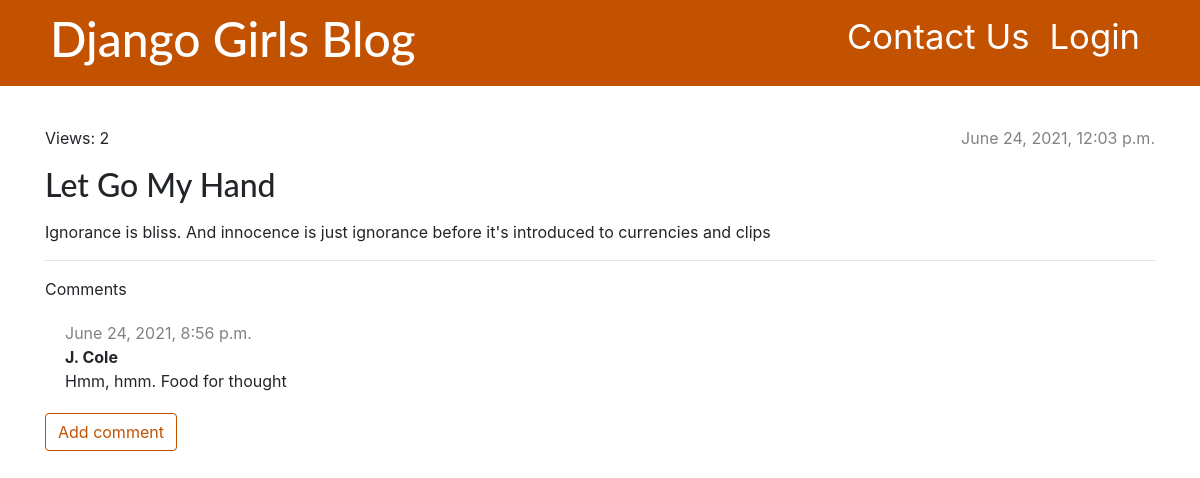
Screenshot of /post/3/ with the database file from the repository.
### blog/models.py (models this page shows, shortened)
class Post(models.Model):
	author = models.ForeignKey(settings.AUTH_USER_MODEL, on_delete = models.CASCADE)
	title = models.CharField(max_length = 100)
	text = models.TextField()
	created_date = models.DateTimeField(default = timezone.now)
	published_date = models.DateTimeField(blank = True, null = True)
	tags = models.ManyToManyField(Tag, related_name = 'posts', blank=True)
	display_img = models.ImageField(upload_to = 'displays')
	category = models.ForeignKey(Category, on_delete = models.CASCADE, related_name='posts')
	views = models.PositiveIntegerField(default=0)
	ips = models.ManyToManyField(IPAddress, related_name = 'posts', blank = True)
	def get_ip_list(self):
		return [ip.ip_address for ip in self.ips.all() ]

class Comment(models.Model):
	post = models.ForeignKey(Post, on_delete=models.CASCADE, related_name='comments')
	author = models.CharField(max_length = 100)
	text = models.TextField()
	created_date = models.DateTimeField(default = timezone.now)
	is_approved = models.BooleanField(default=False)

### blog/views.py (the view)
# urls.py: path('post/<int:pk>/', views.post_detail, name='post_detail'),
def post_detail(request, pk):
	post = get_object_or_404(Post, id=pk)
	ip_list = post.get_ip_list()
	user_ip = get_client_ip(request)
	if not user_ip in ip_list:
		post.views = F('views') + 1
		ip_address, _ = IPAddress.objects.get_or_create(ip_address = user_ip)
		post.ips.add(ip_address)
		post.save()
		post.refresh_from_db()
	return render(request, 'blog/post_detail.html', {'post':post})

### blog/utils.py (called while the page is built)
def get_client_ip(request):
    x_forwarded_for = request.META.get('HTTP_X_FORWARDED_FOR')
    if x_forwarded_for:
        ip = x_forwarded_for.split(',')[0]
    else:
        ip = request.META.get('REMOTE_ADDR')
    return ip

### templates/blog/post_detail.html (shortened to what this page needs)
{% extends 'blog/base.html' %}
{% block content %}
    <article class="post">
        {% if post.published_date %}
            <time class="date">
                {{ post.published_date }}
            </time>
            <p>Views: {{ post.views }}</p>
        {% else %}
            <a class="btn btn-default" href="{% url 'post_publish' pk=post.pk %}">Publish</a>
        {% endif %}
        <h2>{{ post.title }}</h2>
        <p>{{ post.text|safe }}</p>
        <hr>
        <p>Comments</p>
        {% for comment in post.comments.all %}
            {% if user.is_authenticated or comment.is_approved %}
            <div class="comment">
                <div class="date">{{ comment.created_date }}</div>
                <strong>{{ comment.author }}</strong>
                <p>{{ comment.text|linebreaksbr }}</p>
            </div>
            {% endif %}
        {% empty %}
            <p>No comments here yet</p>
        {% endfor %}
        <a class="btn btn-default" href="{% url 'add_comment' pk=post.pk %}">Add comment</a>
    </article>
{% endblock %}

### blog/static/blog/css/blog.css (style rules this page uses)
h1, h2, h3, h4 { font-family: 'Lato'; }
.date { color: #828282; }
.post { margin-bottom: 70px; }
.post > .date, .post > .actions { float: right; }
.btn-default, .btn-default:visited { color: #C25100; background: none; border-color: #C25100; }
.comment { margin: 20px 0px 20px 20px; }

### rows the page displays
Post: published_date "June 24, 2021, 12:03 p.m.", views "2", title "Let Go My Hand", text "Ignorance is bliss. And innocence is just ignorance before it's introduced to currencies and clips"
Comment: created_date "June 24, 2021, 8:56 p.m.", author "J. Cole", text "Hmm, hmm. Food for thought"
